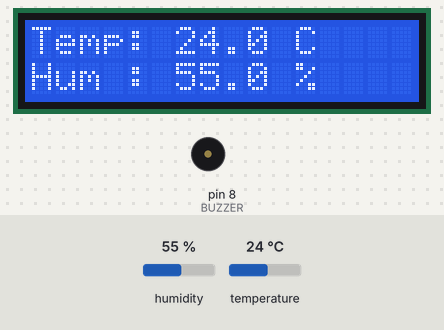
This sketch was run on a simulated Arduino Uno, built with avr-gcc and run on an emulated ATmega328P. On the bench: 16×2 character LCD, buzzer (waves = sounding). The inputs (shaded band) are chosen by the test bench; at power-on: temperature 24 °C, humidity 55 %.

Above: at 4.1 s.
4.2 s: temperature set to 34.7 °C
At 6.7 s:
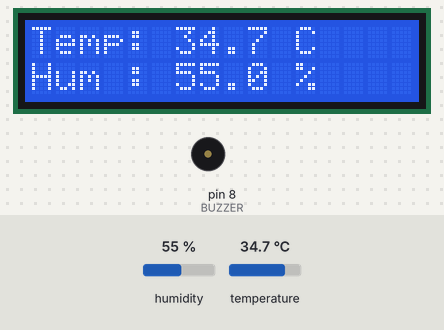
7.2 s: temperature set to 35.9 °C
At 8.6 s:
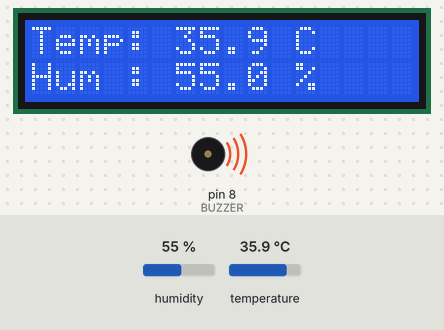
10.2 s: humidity set to 22 %
At 12.5 s:
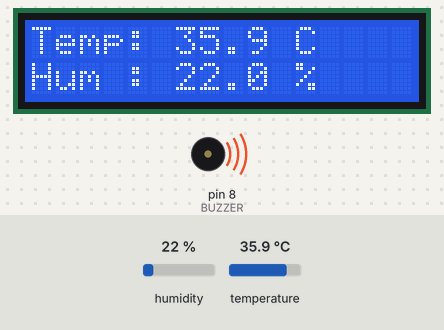
13.2 s: humidity set to 40 %
At 14.5 s:
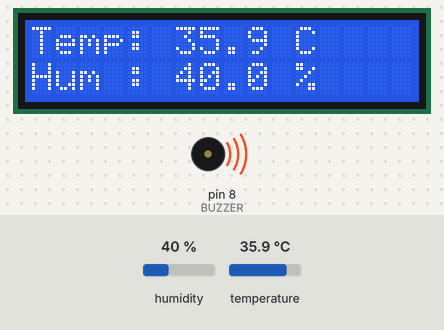
Timing chart, 0 to 16.2 s (numbered marks = the images above; inputs shaded):
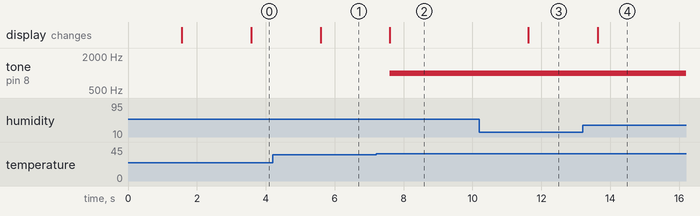

The sketch:

sketch.ino
```cpp
#include <LiquidCrystal.h>
#include "DHT.h"

#define DHTPIN 7
#define DHTTYPE DHT22
#define BUZZER 8

const float TEMP_LIMIT = 35.0;  // is se upar buzzer bajega

LiquidCrystal lcd(12, 11, 5, 4, 3, 2);
DHT dht(DHTPIN, DHTTYPE);

void setup() {
  lcd.begin(16, 2);
  dht.begin();
  pinMode(BUZZER, OUTPUT);
  lcd.print("Temp Monitor");
  delay(1500);
  lcd.clear();
}

void loop() {
  delay(2000);
  float h = dht.readHumidity();
  float t = dht.readTemperature();

  if (isnan(h) || isnan(t)) {
    lcd.clear();
    lcd.print("Sensor error");
    noTone(BUZZER);
    return;
  }

  lcd.clear();
  lcd.setCursor(0, 0);
  lcd.print("Temp: ");
  lcd.print(t, 1);
  lcd.print(" C");
  lcd.setCursor(0, 1);
  lcd.print("Hum : ");
  lcd.print(h, 1);
  lcd.print(" %");

  if (t > TEMP_LIMIT) {
    tone(BUZZER, 1000);
  } else {
    noTone(BUZZER);
  }
}
```

Measured:
- the behaviour switches between 35 and 35.1 °C on temperature (found by bisection; images 1 and 2)
- after the input at 4.2 s, the display: changes after 1.4 s (image 1)
- after the input at 7.2 s, tone on pin 8 (BUZZER): silent → 1000 Hz after 0.40 s; the display: changes after 0.40 s (image 2)
- after the input at 10.2 s, the display: changes after 1.4 s (image 3)
- after the input at 13.2 s, the display: changes after 0.44 s (image 4)
